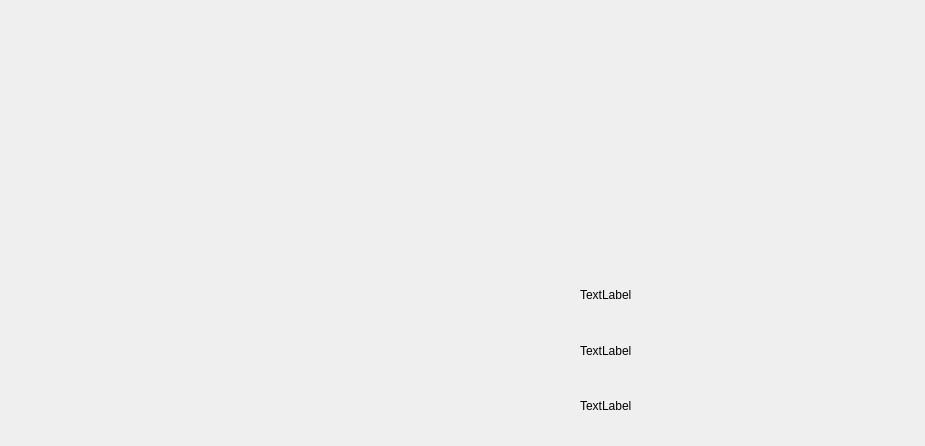
<?xml version="1.0" encoding="UTF-8"?>
<ui version="4.0">
 <class>stati</class>
 <widget class="QDialog" name="stati">
  <property name="geometry">
   <rect>
    <x>0</x>
    <y>0</y>
    <width>925</width>
    <height>446</height>
   </rect>
  </property>
  <property name="windowTitle">
   <string>Dialog</string>
  </property>
  <widget class="QWidget" name="gridLayoutWidget">
   <property name="geometry">
    <rect>
     <x>580</x>
     <y>270</y>
     <width>311</width>
     <height>161</height>
    </rect>
   </property>
   <layout class="QGridLayout" name="gridLayout">
    <item row="2" column="0">
     <widget class="QLabel" name="label_6">
      <property name="text">
       <string>TextLabel</string>
      </property>
     </widget>
    </item>
    <item row="1" column="0">
     <widget class="QLabel" name="label_5">
      <property name="text">
       <string>TextLabel</string>
      </property>
     </widget>
    </item>
    <item row="0" column="0">
     <widget class="QLabel" name="label_4">
      <property name="text">
       <string>TextLabel</string>
      </property>
     </widget>
    </item>
    <item row="0" column="1">
     <widget class="QWidget" name="widget_3" native="true"/>
    </item>
    <item row="1" column="1">
     <widget class="QWidget" name="widget_6" native="true"/>
    </item>
    <item row="2" column="1">
     <widget class="QWidget" name="widget_7" native="true"/>
    </item>
   </layout>
  </widget>
 </widget>
 <resources/>
 <connections/>
</ui>
